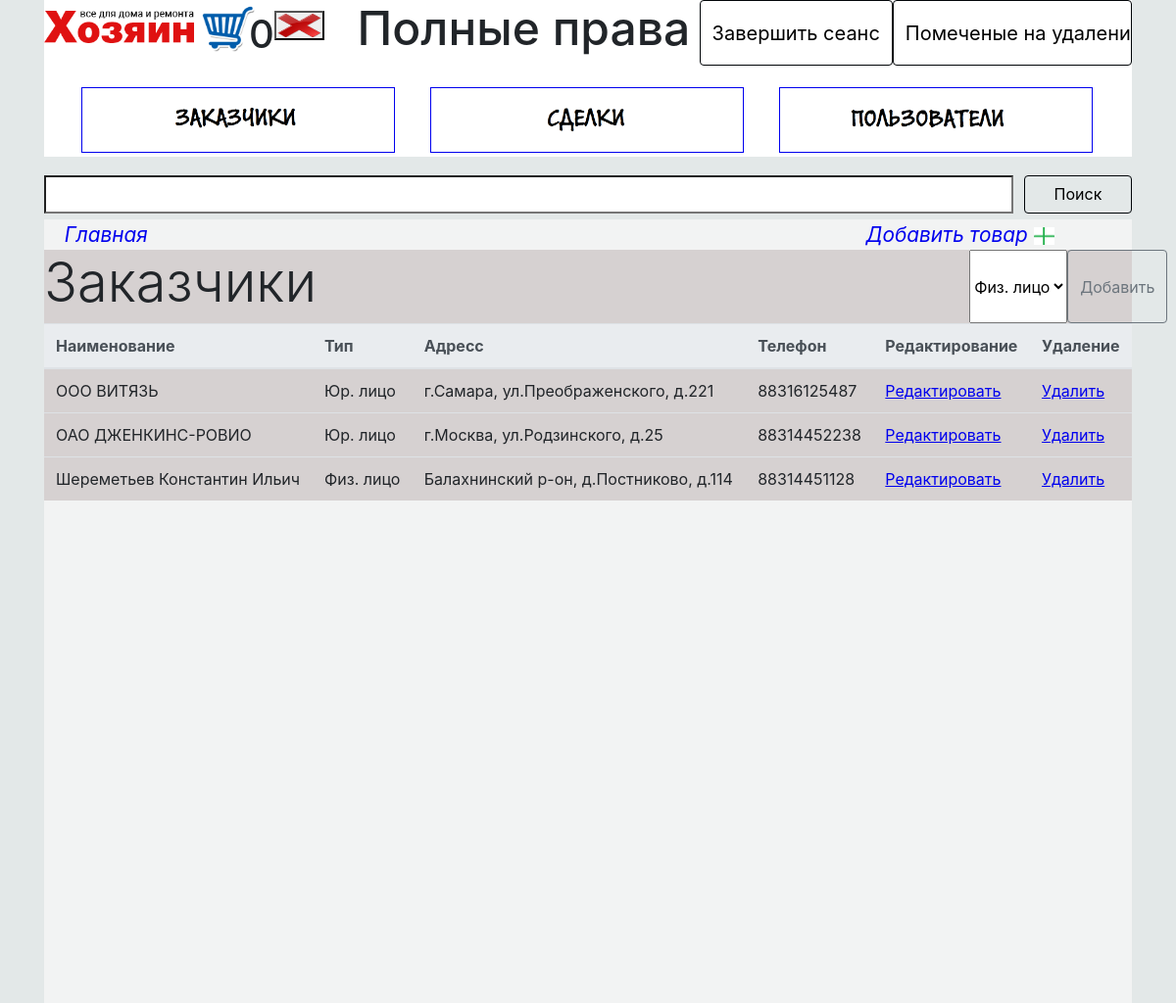
The page /customers.php (signed in) on the database its author committed.
### tables this page shows
CREATE TABLE `customer` (
  `customer_id` int(11) NOT NULL,
  `customer_type` enum('0','1') NOT NULL COMMENT 'Тип(Физ/Юр)',
  `customer_name` varchar(150) NOT NULL COMMENT 'Наименование(Если Физ-Фио, Юр-организация)',
  `customer_adress` varchar(100) NOT NULL COMMENT 'Адресс',
  `customer_phone` varchar(11) NOT NULL COMMENT 'Телефон',
  `customer_status` enum('0','1') NOT NULL
);

### customersAssets/customersContent.php (the view, shortened to what this page needs)
<?php
	$host = "localhost";
  	$login = "root";
  	$db = "tool_db";
  	$conn = mysqli_connect($host, $login, $password, $db);
$check = "SELECT * FROM customer;";
              if (mysqli_query($conn, $check)) {
                $show = "SELECT customer_id,customer_name, customer_type,customer_adress, customer_phone FROM customer Where customer_status != '0' ORDER BY customer_id DESC";
                $result =mysqli_query($conn, $show);
                if ($result)
                {
                  echo <<<HEREDOC
                                <table class="table">
                                <thead class="thead-light">
                                    <tr>
                                        <th>Наименование</td>
                                        <th>Тип</td>
                                        <th>Адресс</td>
                                        <th>Телефон</td>
										<th>Редактирование</td>
										<th>Удаление</td>
                                    </tr>
                                    </thead>
HEREDOC;
                 while($row = mysqli_fetch_array($result)){
					 if($row['customer_type'] == 0)$type="Физ. лицо";else $type = "Юр. лицо";
					 $custNameArray = explode(' ',$row['customer_name']);
					 for($i=0;$i<count($custNameArray);$i++){
					 if($i==0){
						 $ModifyName = $custNameArray[$i];
					 }
					 else{
						 $ModifyName = $ModifyName . '_' . $custNameArray[$i];
					 }
					 }
                    echo <<<HEREDOC
                    <tr>
                    <td>{$row['customer_name']}</td>
                    <td>{$type}</td>
                    <td>{$row['customer_adress']}</td>
                    <td>{$row['customer_phone']}</td>
					<td><a name=\"red_id\" href=\customers.php?red_id={$row["customer_id"]}>Редактировать</a></td>
					<td><a name=\"del_id\" href=\customers.php?del_id={$row["customer_id"]}&del_name={$ModifyName}>Удалить</a></td>
                    </tr>
HEREDOC;
				$ModifyName = '';
                  }
                }
              }
              else {
                  echo "<script>alert('Ошибка Базы данных! Проверте наличие таблицы customer')</script>";
              }
?>

### rows shown on the page
customer: customer_name "ООО ВИТЯЗЬ", customer_type "Юр. лицо", customer_adress "г.Самара, ул.Преображенского, д.221", customer_phone "88316125487"
customer: customer_name "ОАО ДЖЕНКИНС-РОВИО", customer_type "Юр. лицо", customer_adress "г.Москва, ул.Родзинского, д.25", customer_phone "88314452238"
customer: customer_name "Шереметьев Константин Ильич", customer_type "Физ. лицо", customer_adress "Балахнинский р-он, д.Постниково, д.114", customer_phone "88314451128"

### other values the page prints
$_SESSION['BasketCount'] "0"
$Privilege "Полные права"
